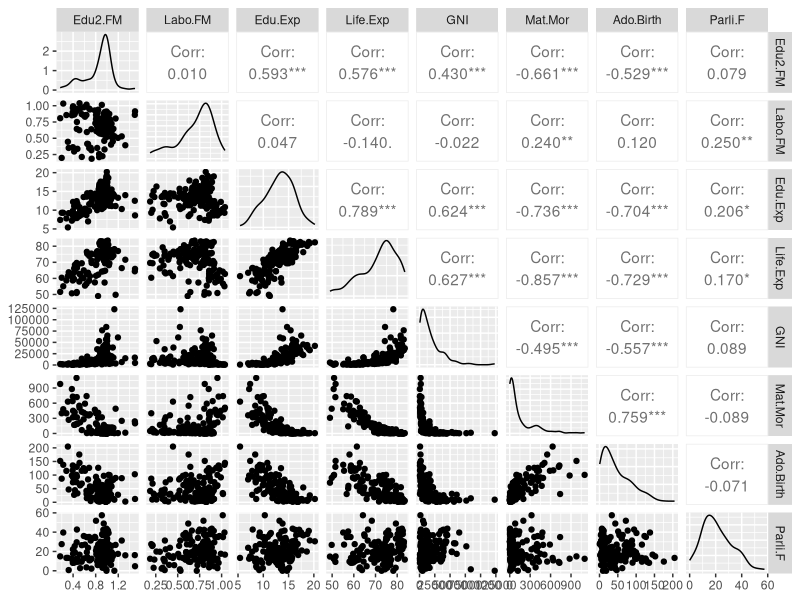
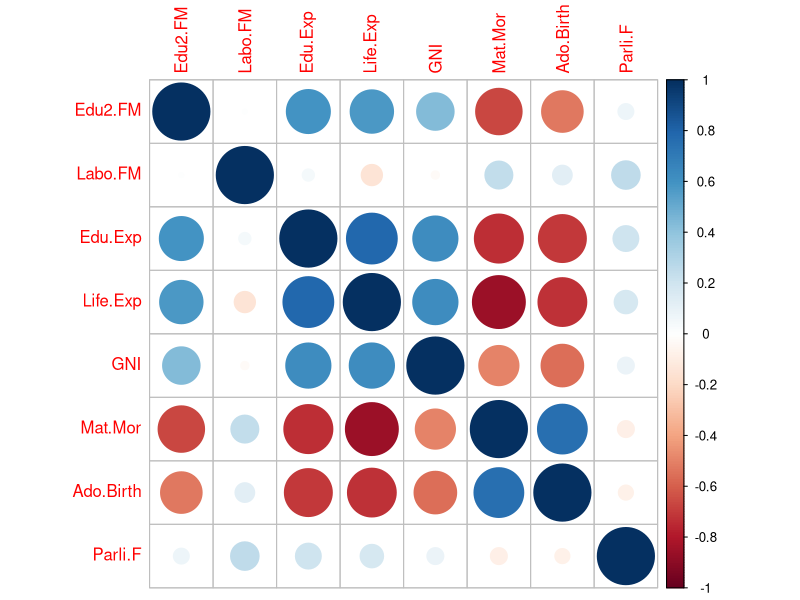
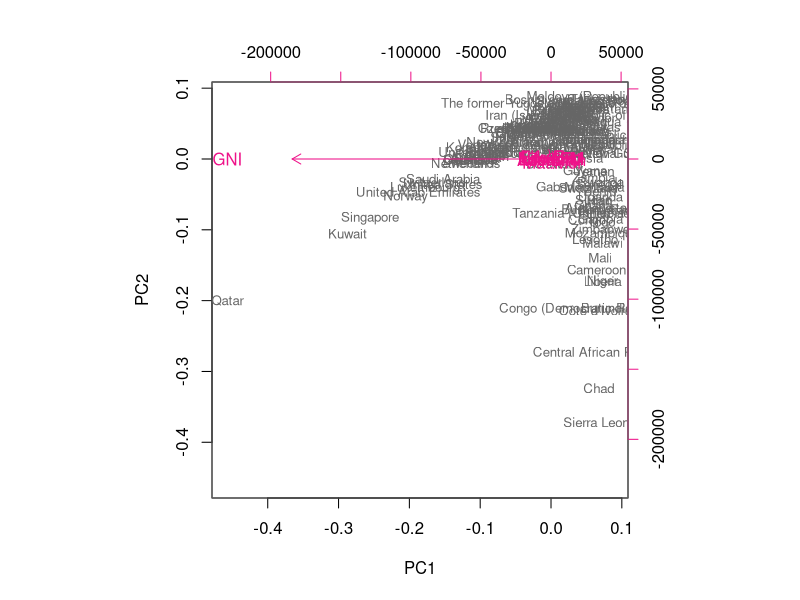
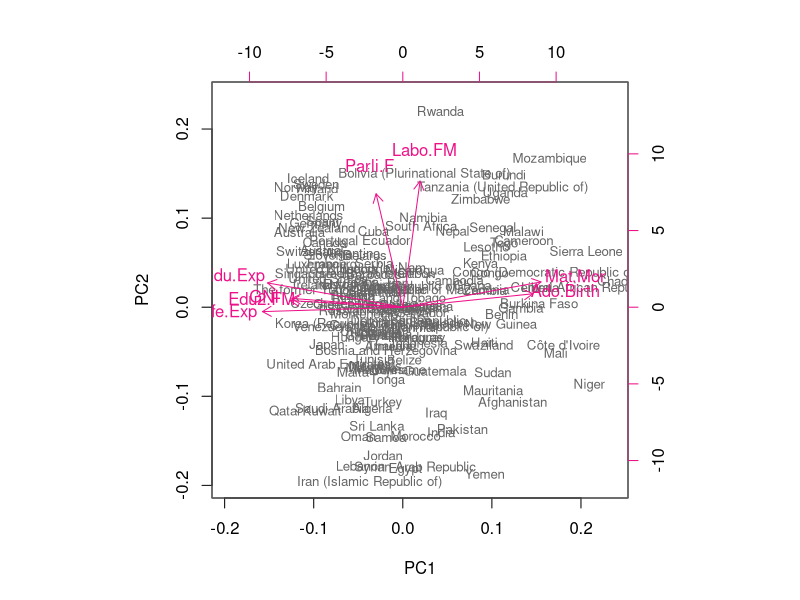
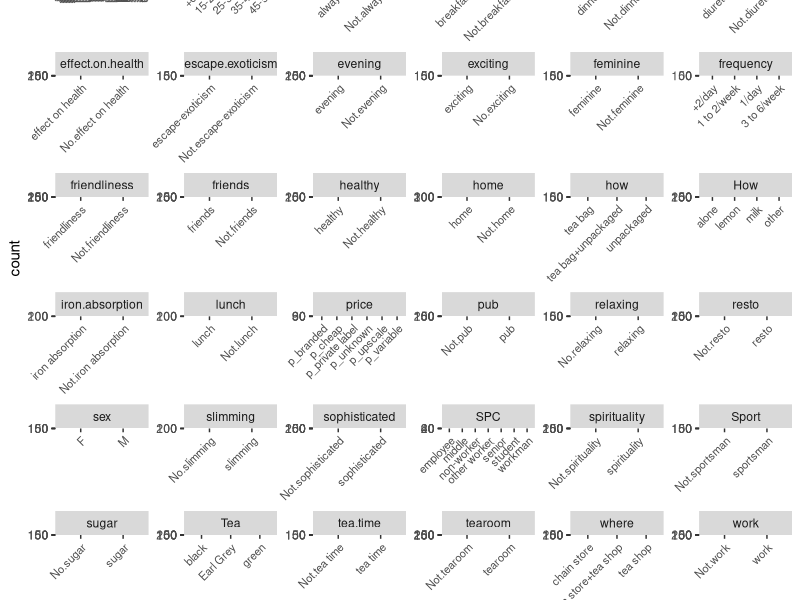
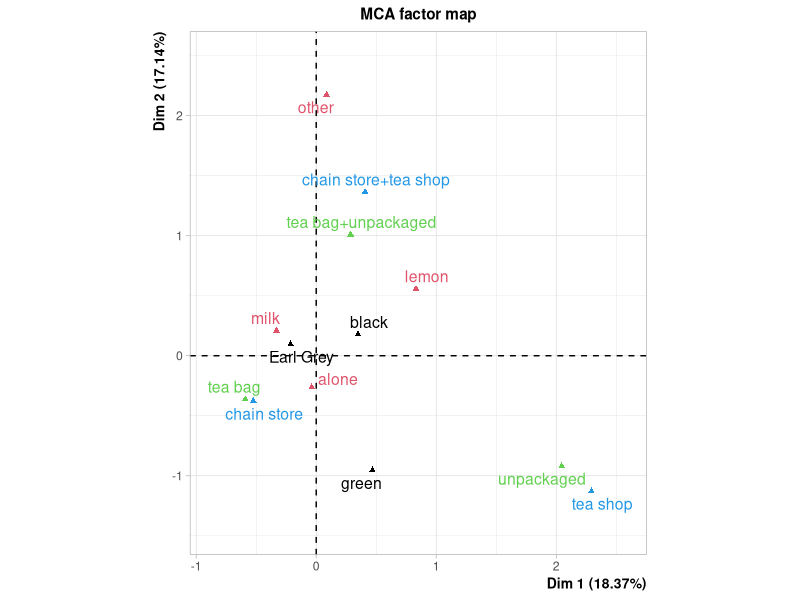

R code for these plots, in order:
## ---- chunk 1
knitr::opts_chunk$set(echo = TRUE)
## ---- chunk 2
##human <- read.table("http://s3.amazonaws.com/assets.datacamp.com/production/course_2218/datasets/human1.txt", sep  =",", header = T)
human = read.table("data/human2.txt", header=TRUE, sep=",")
## ---- chunk 3
#install.packages("corrplot")
#install.packages("corrplot")
#install.packages("dplyr")

library(GGally)
library(corrplot)
library(dplyr)
## ---- chunk 4
summary(human)
## ---- chunk 5
# visualize the 'human' variables
ggpairs(human)
## ---- chunk 6
# compute the correlation matrix and visualize it with corrplot
cor(human) %>% corrplot
## ---- chunk 7
# perform principal component analysis
pca_human <- prcomp(human)
summary(pca_human)
## ---- chunk 8
biplot(pca_human, choices = 1:2, cex = c(0.8, 1), col = c("grey40", "deeppink2"))
## ---- chunk 9
# perform principal component analysis (with the SVD method)
human_std <- scale(human)
## ---- chunk 10
# perform principal component analysis (with the SVD method)
pca_human_std <- prcomp(human_std)
## ---- chunk 11
summary(pca_human_std)
## ---- chunk 12
# draw a biplot of the principal component representation and the original variables
biplot(pca_human_std, choices = 1:2, cex = c(0.8, 1), col = c("grey40", "deeppink2"))
## ---- chunk 13
install.packages('FactoMineR', repos = "http://cloud.r-project.org")
library(FactoMineR)
data(tea)
## ---- chunk 14
summary(tea)
str(tea)
## ---- chunk 15
# visualize the dataset
library(tidyr)
gather(tea) %>% ggplot(aes(value)) + facet_wrap("key", scales = "free") + geom_bar() + theme(axis.text.x = element_text(angle = 45, hjust = 1, size = 8))
## ---- chunk 16
# column names to keep in the dataset
keep_columns <- c("Tea", "How", "how", "where")
# select the 'keep_columns' to create a new dataset
tea_vars <- select(tea, one_of(keep_columns))
head(tea_vars)
## ---- chunk 17
# multiple correspondence analysis
mca <- MCA(tea_vars, graph = FALSE)
# summary of the model
summary(mca)
## ---- chunk 18
# visualize MCA
plot(mca, invisible=c("ind"), habillage = "quali")
